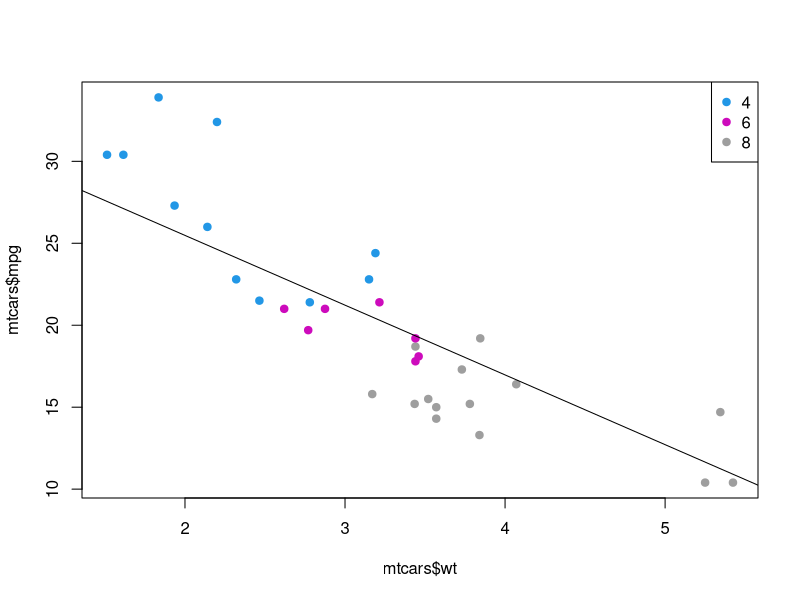
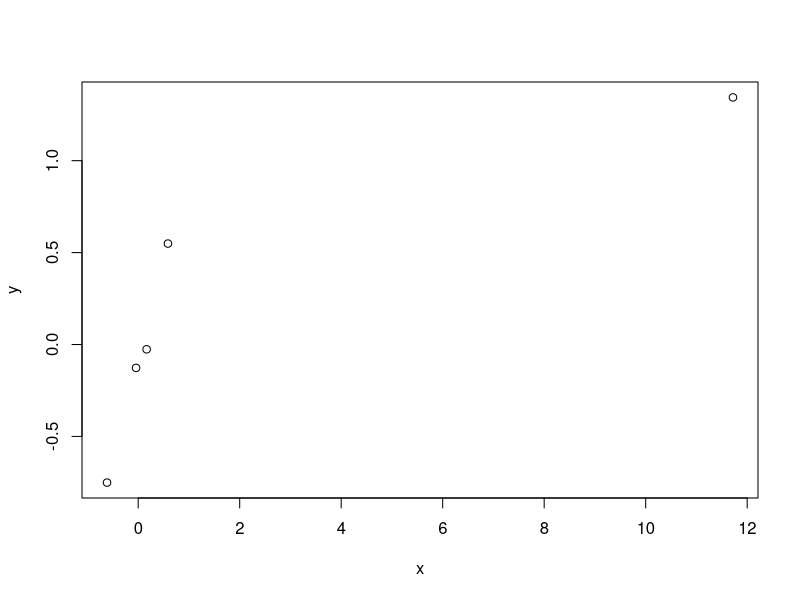

Reproduce these figures in R, in order.
data(mtcars)

fit<-lm(mpg~factor(cyl)+wt, data=mtcars)
summary(fit)

plot(mtcars$wt, mtcars$mpg, col=mtcars$cyl, pch=19)
legend("topright", legend=levels(factor(mtcars$cyl)), col=c(4,6,8), pch=19)
abline(fit)

fit2<-lm(mpg~factor(cyl), data=mtcars)
summary(fit2)

fitInt<-lm(mpg~wt+factor(cyl)+factor(cyl)*wt, data=mtcars)
summary(fitInt)

anova(fit, fitInt)
x<-c(0.586,0.166,-0.042,-0.614,11.72)
y<-c(0.549,-0.026,-0.127,-0.751,1.344)

xyfit<-lm(y~x)
influence.measures(xyfit)
hatvalues(xyfit)
dfbetas(xyfit)
plot(x,y)
